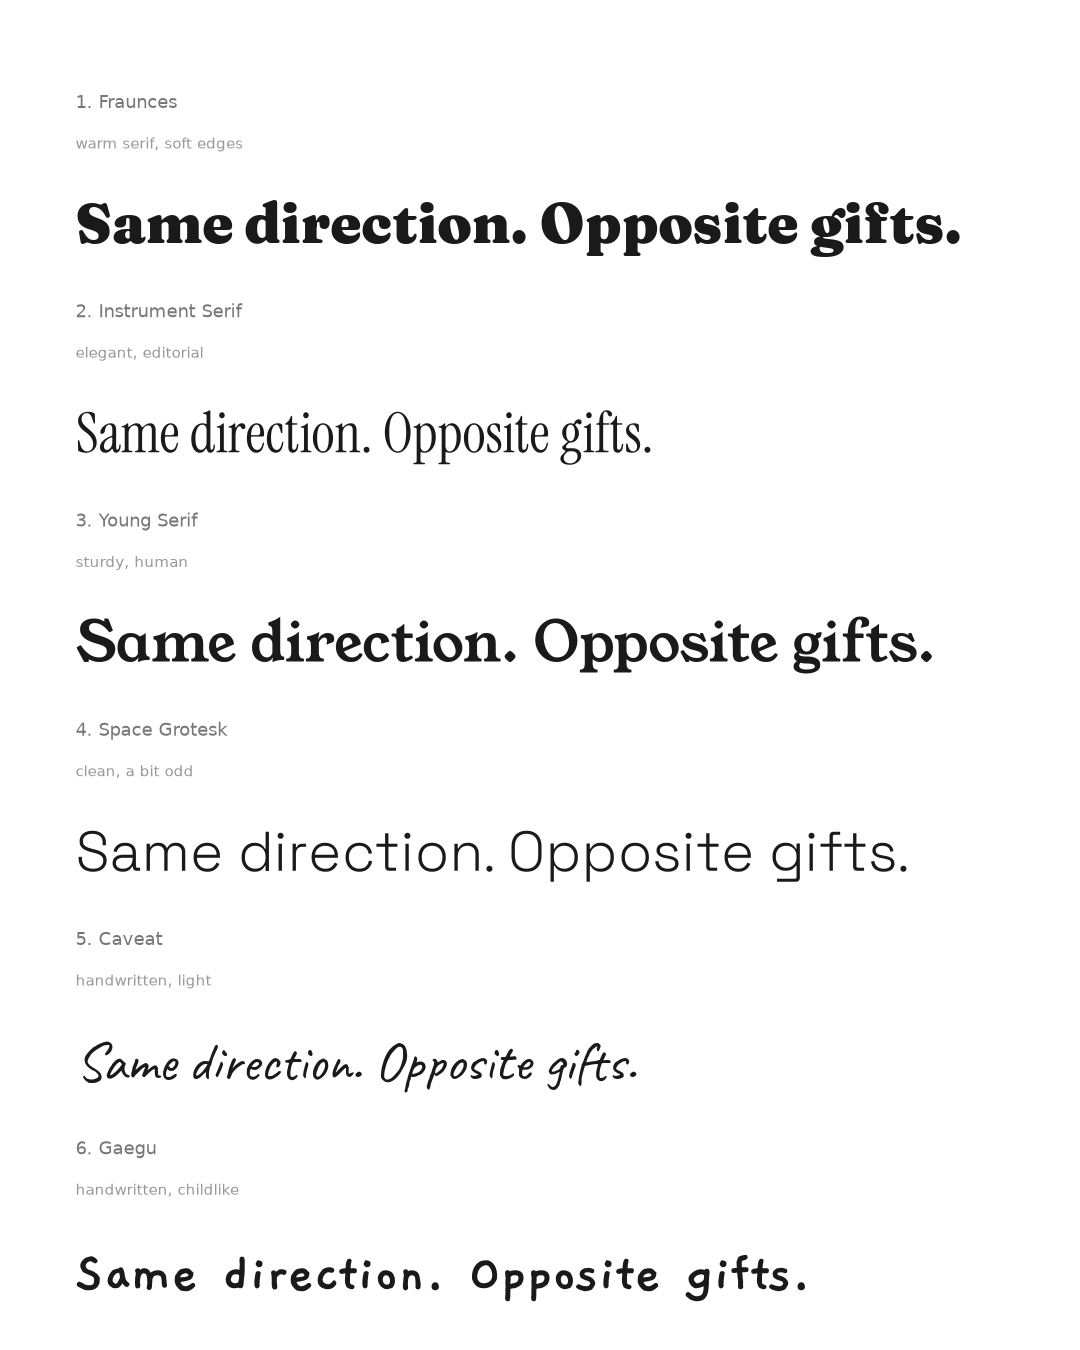

This chart was generated by the following Python code:
import matplotlib; matplotlib.use('Agg')
import matplotlib.pyplot as plt
from matplotlib.font_manager import FontProperties as FP
fs=[("Fraunces.ttf","Fraunces","warm serif, soft edges"),("InstrumentSerif-Regular.ttf","Instrument Serif","elegant, editorial"),("YoungSerif-Regular.ttf","Young Serif","sturdy, human"),("SpaceGrotesk.ttf","Space Grotesk","clean, a bit odd"),("Caveat.ttf","Caveat","handwritten, light"),("Gaegu-Bold.ttf","Gaegu","handwritten, childlike")]
f=plt.figure(figsize=(10.8,13.5),dpi=100); a=f.add_axes([0,0,1,1]); a.set_xlim(0,100); a.set_ylim(0,100); a.axis('off')
for i,(fn,n,d) in enumerate(fs):
    y=92-i*15.5
    a.text(7,y,f"{i+1}. {n}",fontsize=13,color='#777',fontproperties=FP(fname='/usr/share/fonts/truetype/dejavu/DejaVuSans.ttf') if False else None)
    a.text(7,y-3,d,fontsize=11,color='#999')
    a.text(7,y-10,"Same direction. Opposite gifts.",fontsize=40,color='#1a1a1a',fontproperties=FP(fname=fn))
f.savefig("specimen.png")
